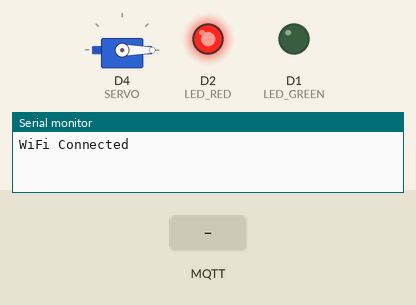
The sketch below on a simulated ESP8266 (NodeMCU). Parts: servo, output pins drawn as LEDs (lit = HIGH), the last lines printed to the serial monitor. Inputs (shaded band) come from the test bench. No MQTT or app messages arrive unless stated.

Above: at 3.1 s.
3.2 s: MQTT message "1" arrives on the first subscribed topic
At 3.9 s:
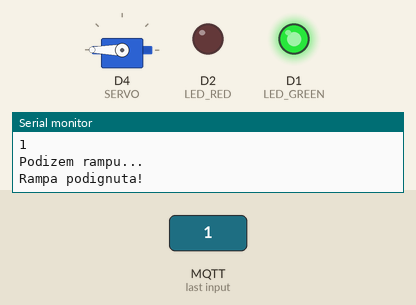
Timing chart, 0 to 14.8 s (numbered marks = the images above; inputs shaded):
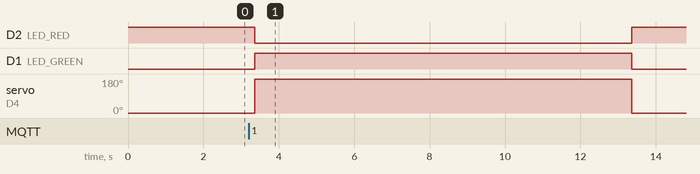

Measured:
- after the input at 3.2 s, D2 (LED_RED): HIGH → LOW after 0.16 s, → HIGH 10.0 s later; D1 (LED_GREEN): LOW → HIGH after 0.16 s, → LOW 10.0 s later; servo on D4 (SERVO): 0° → 180° after 0.16 s, → 0° 10.0 s later

The sketch:

servoRamp.ino
```cpp
#include <Servo.h>
#include "EspMQTTClient.h"

#define LED_RED D2
#define LED_GREEN D1
#define SERVO D4

Servo servo;

EspMQTTClient client(
  "Asterix_WLAN",       // WiFi SSID
  "123A456d78",         // WiFi Password
  "broker.hivemq.com",  // MQTT Broker server ip
  "TestClient",         // Klijentsko ime, identifikator uredjaja
  1883                  // MQTT port, default-ni 1883
);

// Ova funkcija se poziva kada je konekcija uspostavljena (Wifi i MQTT)
void onConnectionEstablished() {
  LEDSignal();
  Serial.println("WiFi Connected");
  client.publish("USprojekat/Konekcija", "Device Online", true);
  client.publish("USprojekat/ZelenoSvjetlo", "0");
  client.publish("USprojekat/CrvenoSvjetlo", "1");
  client.publish("USprojekat/Servo", "0");

  // Subscribe na temu "USprojekat/Servo"
  client.subscribe("USprojekat/Servo",
    [](const String & payload) {
      Serial.println(payload);

      if(payload == "1") {
        // Pali se zelena LED za signalizaciju dizanja rampe
        client.publish("USprojekat/ZelenoSvjetlo", "1");
        client.publish("USprojekat/CrvenoSvjetlo", "0");
        digitalWrite(LED_RED, LOW);
        digitalWrite(LED_GREEN, HIGH);

        // Rampa se dize
        Serial.println("Podizem rampu...");
        client.publish("USprojekat/Info", "Podizem rampu...");
        int pos = 0;
        for(pos; pos <= 180; pos += 5) // Rampa se postepeno dize, povecanjem ugla otklona
          servo.write(pos);

        // Cekanje 10 sekundi da automobil prodje
        Serial.println("Rampa podignuta!");
        client.publish("USprojekat/Info", "Rampa podignuta!");
        delay(10000);

        // Pali se crvena LED za signalizaciju spustanja rampe
        client.publish("USprojekat/ZelenoSvjetlo", "0");
        client.publish("USprojekat/CrvenoSvjetlo", "1");
        digitalWrite(LED_RED, HIGH);
        digitalWrite(LED_GREEN, LOW);

        // Rampa se spusta
        Serial.println("Spustam rampu...");
        client.publish("USprojekat/Info", "Spustam rampu...");
        for(pos = 180; pos >= 0; pos -= 3)  // Rampa se postepeno spusta, smanjenjem ugla otklona
          servo.write(pos);

        Serial.println("Rampa spustena.");
        client.publish("USprojekat/Info", "Rampa spustena.");
        client.publish("USprojekat/Servo", "0");
      }
    });
}

// Funkcija koja se koristi kao signalizator uspostavljene konekcije (blicanje ugradjene LED)
void LEDSignal() {
  digitalWrite(LED_BUILTIN, HIGH);
  delay(100);
  digitalWrite(LED_BUILTIN, LOW);
  delay(100);
  digitalWrite(LED_BUILTIN, HIGH);
  delay(100);
  digitalWrite(LED_BUILTIN, LOW);
  delay(100);
  digitalWrite(LED_BUILTIN, HIGH);
  delay(100);
  digitalWrite(LED_BUILTIN, LOW);
  delay(100);
}

void setup() {
  Serial.begin(115200);

  client.enableLastWillMessage("USprojekat/Konekcija", "Device Offline", true);
  client.enableMQTTPersistence();

  servo.attach(SERVO);            // Povezivanje motora sa mikrokontrolerom preko macro-a SERVO
  servo.write(0);                 // Postavljanje inicijalne pozicije rampe
  pinMode(LED_RED, OUTPUT);       // Inicijalizacija crvene LED
  pinMode(LED_GREEN, OUTPUT);     // Inicijalizacija zelene LED

  // Na pocetku crvena LED upaljena, a zelena ugasena zato sto je rampa spustena
  digitalWrite(LED_RED, HIGH);
  digitalWrite(LED_GREEN, LOW);
}

void loop() {
  // Provjerava se prijem nove poruke svakih 250ms
  client.loop();
  delay(250);
}
```
